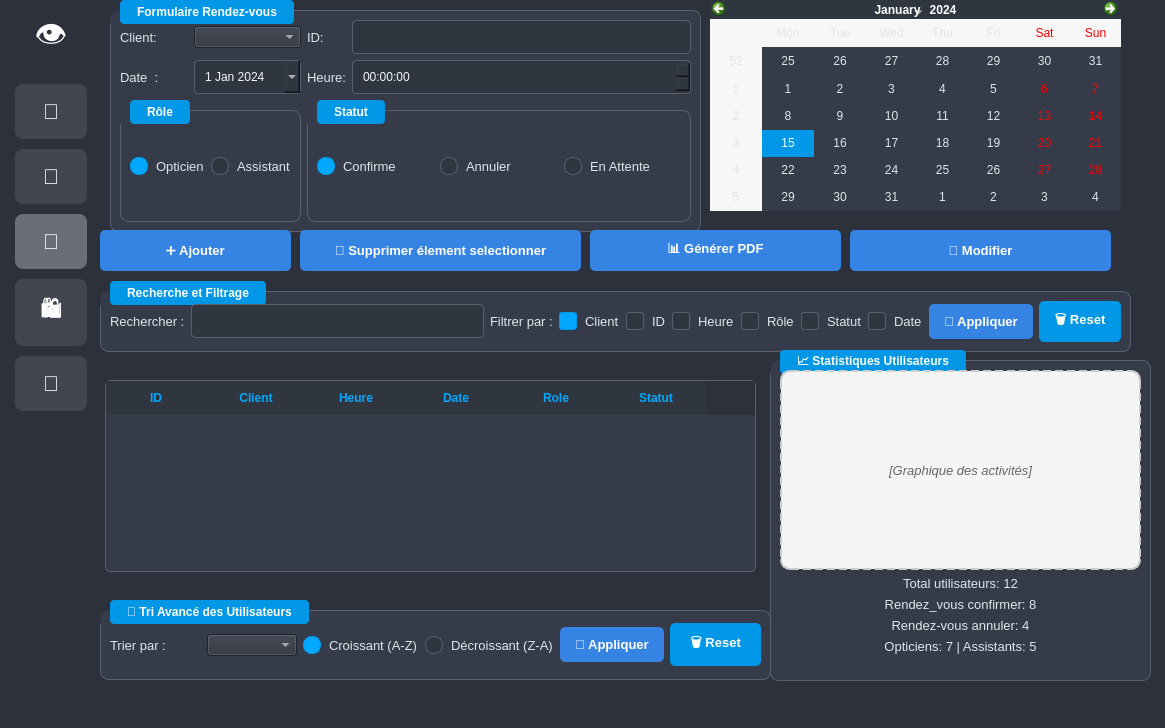
<?xml version="1.0" encoding="UTF-8"?>
<ui version="4.0">
 <class>MainWindow</class>
 <widget class="QMainWindow" name="MainWindow">
  <property name="geometry">
   <rect>
    <x>0</x>
    <y>0</y>
    <width>1165</width>
    <height>728</height>
   </rect>
  </property>
  <property name="windowTitle">
   <string>MainWindow</string>
  </property>
  <property name="styleSheet">
   <string notr="true">QWidget {
    background-color: #2c313c; 
    color: #dfe6e9; 
    font-family: &quot;Segoe UI&quot;, sans-serif;
}

QGroupBox {
    background-color: #353b48; 
    border: 1px solid #57606f;
    border-radius: 8px;
    margin-top: 10px;
    font-weight: bold;
}

QGroupBox::title {
    subcontrol-origin: margin;
    subcontrol-position: top left;
    padding: 5px 15px;
    margin-left: 10px;
    background-color: #0097e6;
    color: #ffffff;
    border-radius: 4px;
    font-size: 11pt;
}

QGroupBox#statsGroupBox {
    border-color: #4cd137; 
}

QGroupBox#statsGroupBox::title {
    background-color: #4cd137; 
}

QLabel {
    color: #dfe6e9;
    font-size: 10pt;
    background-color: transparent;
}

QLineEdit, QDateEdit, QTimeEdit, QDoubleSpinBox, QSpinBox {
    background-color: #2f3640;
    border: 1px solid #57606f;
    border-radius: 4px;
    padding: 8px;
    color: #f5f6fa;
}

QLineEdit:focus, QDateEdit:focus, QTimeEdit:focus, QDoubleSpinBox:focus, QSpinBox:focus {
    border: 1px solid #00a8ff; 
}

QLineEdit:hover, QDateEdit:hover, QTimeEdit:hover, QDoubleSpinBox:hover, QSpinBox:hover {
    border: 1px solid #718093;
}

QPushButton {
    background-color: #0097e6; 
    color: #ffffff;
    border: none;
    border-radius: 5px;
    padding: 10px 15px;
    font-size: 10pt;
    font-weight: bold;
    transition: background-color 0.3s ease; 
}

QPushButton:hover {
    background-color: #00a8ff; 
}

QPushButton:pressed {
    background-color: #0087c9; 
}

QPushButton#boutonAjouter {
    background-color: #4cd137;
}
QPushButton#boutonAjouter:hover {
    background-color: #44bd32; 
}
QPushButton#boutonAjouter:pressed {
    background-color: #3aa12b; 
}

QPushButton#boutonModifier {
    background-color: #f0932b;
}
QPushButton#boutonModifier:hover {
    background-color: #e67e22;
}
QPushButton#boutonModifier:pressed {
    background-color: #d35400;
}

QPushButton#boutonSupprimer {
    background-color: #e84118;
}
QPushButton#boutonSupprimer:hover {
    background-color: #c23616;
}
QPushButton#boutonSupprimer:pressed {
    background-color: #a22b0f;
}

QTableWidget {
    background-color: #353b48;
    border: 1px solid #57606f;
    border-radius: 5px;
    gridline-color: #2f3640;
    color: #dfe6e9;
    alternate-background-color: #3d4451;
}

QTableWidget::item {
    padding: 8px;
    border-bottom: 1px solid #2f3640;
}

QTableWidget::item:selected {
    background-color: #0097e6;
    color: #ffffff;
}

QHeaderView::section {
    background-color: #2f3640;
    color: #00a8ff;
    padding: 8px;
    border: none;
    font-weight: bold;
}

QCalendarWidget QWidget#qt_calendar_navigationbar { background-color: #2f3640; }
QCalendarWidget QToolButton { color: #ffffff; background-color: transparent; border: none; }
QCalendarWidget QToolButton:hover { background-color: #57606f; }
QCalendarWidget QAbstractItemView { background-color: #353b48; selection-background-color: #0097e6; color: #dfe6e9; }

QRadioButton, QCheckBox {
    color: #dfe6e9;
    background-color: transparent;
    spacing: 8px;
    font-size: 10pt;
}

QRadioButton::indicator, QCheckBox::indicator {
    width: 16px; height: 16px;
    border: 1px solid #57606f;
    background-color: #2f3640;
}
QRadioButton::indicator { border-radius: 8px; }
QCheckBox::indicator { border-radius: 3px; }

QRadioButton::indicator:hover, QCheckBox::indicator:hover {
    border-color: #00a8ff;
}

QRadioButton::indicator:checked, QCheckBox::indicator:checked {
    background-color: #00a8ff;
    border: 1px solid #0097e6;
}

QScrollBar:vertical {
    border: none; background: #2f3640; width: 12px;
    margin: 0px; border-radius: 6px;
}
QScrollBar::handle:vertical {
    background: #57606f; min-height: 25px; border-radius: 6px;
}
QScrollBar::handle:vertical:hover { background: #718093; }

QWidget#graphiqueWidget {
    background-color: #f5f6fa;
    border: 2px dashed #57606f;
    border-radius: 10px;
}</string>
  </property>
  <widget class="QWidget" name="centralwidget">
   <widget class="QStackedWidget" name="stackedWidget">
    <property name="geometry">
     <rect>
      <x>10</x>
      <y>0</y>
      <width>1141</width>
      <height>681</height>
     </rect>
    </property>
    <widget class="QWidget" name="page">
     <widget class="QWidget" name="layoutWidget">
      <property name="geometry">
       <rect>
        <x>0</x>
        <y>0</y>
        <width>82</width>
        <height>681</height>
       </rect>
      </property>
      <layout class="QVBoxLayout" name="sidebarLayout_4">
       <item>
        <widget class="QLabel" name="sidebarLogo_4">
         <property name="minimumSize">
          <size>
           <width>0</width>
           <height>60</height>
          </size>
         </property>
         <property name="styleSheet">
          <string notr="true">font-size: 24pt; color: white; padding: 10px;</string>
         </property>
         <property name="text">
          <string>👁️</string>
         </property>
         <property name="alignment">
          <set>Qt::AlignmentFlag::AlignCenter</set>
         </property>
        </widget>
       </item>
       <item>
        <widget class="QPushButton" name="btnUtilisateur_4">
         <property name="toolTip">
          <string>Utilisateurs</string>
         </property>
         <property name="styleSheet">
          <string notr="true">QPushButton {
    background: rgba(255,255,255,0.1); 
    color: white; 
    border: none; 
    border-radius: 8px; 
    padding: 15px 5px; 
    font-size: 16pt;
    margin: 2px 5px;
}
QPushButton:hover { background: rgba(255,255,255,0.2); }</string>
         </property>
         <property name="text">
          <string>👤</string>
         </property>
         <property name="checkable">
          <bool>true</bool>
         </property>
         <property name="checked">
          <bool>true</bool>
         </property>
        </widget>
       </item>
       <item>
        <widget class="QPushButton" name="btnClient_4">
         <property name="toolTip">
          <string>Clients</string>
         </property>
         <property name="styleSheet">
          <string notr="true">
QPushButton {
    background: rgba(255,255,255,0.1); 
    color: white; 
    border: none; 
    border-radius: 8px; 
    padding: 15px 5px; 
    font-size: 16pt;
    margin: 2px 5px;
}
QPushButton:hover { background: rgba(255,255,255,0.2); }
         </string>
         </property>
         <property name="text">
          <string>👥</string>
         </property>
         <property name="checkable">
          <bool>true</bool>
         </property>
        </widget>
       </item>
       <item>
        <widget class="QPushButton" name="btnRendezVous_4">
         <property name="toolTip">
          <string>Rendez-vous</string>
         </property>
         <property name="styleSheet">
          <string notr="true">
QPushButton {
    background: rgba(255,255,255,0.3); 
    color: white; 
    border: none; 
    border-radius: 8px; 
    padding: 15px 5px; 
    font-size: 16pt;
    margin: 2px 5px;
}
QPushButton:hover { background: rgba(255,255,255,0.3); }
QPushButton:pressed { background: rgba(255,255,255,0.4); }
QPushButton:checked { background: rgba(255,255,255,0.5); }</string>
         </property>
         <property name="text">
          <string>📅</string>
         </property>
         <property name="checkable">
          <bool>true</bool>
         </property>
        </widget>
       </item>
       <item>
        <widget class="QPushButton" name="btnProduit_4">
         <property name="toolTip">
          <string>Produits</string>
         </property>
         <property name="styleSheet">
          <string notr="true">
QPushButton {
    background: rgba(255,255,255,0.1); 
    color: white; 
    border: none; 
    border-radius: 8px; 
    padding: 15px 5px; 
    font-size: 16pt;
    margin: 2px 5px;
}
QPushButton:hover { background: rgba(255,255,255,0.2); }
         </string>
         </property>
         <property name="text">
          <string>🛍️</string>
         </property>
         <property name="checkable">
          <bool>true</bool>
         </property>
        </widget>
       </item>
       <item>
        <widget class="QPushButton" name="btnFournisseur_4">
         <property name="toolTip">
          <string>Fournisseurs</string>
         </property>
         <property name="styleSheet">
          <string notr="true">
QPushButton {
    background: rgba(255,255,255,0.1); 
    color: white; 
    border: none; 
    border-radius: 8px; 
    padding: 15px 5px; 
    font-size: 16pt;
    margin: 2px 5px;
}
QPushButton:hover { background: rgba(255,255,255,0.2); }
         </string>
         </property>
         <property name="text">
          <string>🏢</string>
         </property>
         <property name="checkable">
          <bool>true</bool>
         </property>
        </widget>
       </item>
       <item>
        <spacer name="sidebarSpacer_4">
         <property name="orientation">
          <enum>Qt::Orientation::Vertical</enum>
         </property>
         <property name="sizeHint" stdset="0">
          <size>
           <width>20</width>
           <height>40</height>
          </size>
         </property>
        </spacer>
       </item>
      </layout>
     </widget>
     <widget class="QGroupBox" name="formGroupBox_5">
      <property name="geometry">
       <rect>
        <x>100</x>
        <y>0</y>
        <width>591</width>
        <height>232</height>
       </rect>
      </property>
      <property name="minimumSize">
       <size>
        <width>0</width>
        <height>200</height>
       </size>
      </property>
      <property name="title">
       <string>Formulaire Rendez-vous</string>
      </property>
      <layout class="QGridLayout" name="formGridLayout_6">
       <item row="0" column="2">
        <widget class="QLabel" name="labelPrenom_6">
         <property name="text">
          <string>ID:</string>
         </property>
        </widget>
       </item>
       <item row="1" column="2">
        <widget class="QLabel" name="labelMdp_6">
         <property name="text">
          <string>Heure:</string>
         </property>
        </widget>
       </item>
       <item row="1" column="1">
        <widget class="QDateEdit" name="dateEditdate_6">
         <property name="calendarPopup">
          <bool>true</bool>
         </property>
         <property name="date">
          <date>
           <year>2024</year>
           <month>1</month>
           <day>1</day>
          </date>
         </property>
        </widget>
       </item>
       <item row="1" column="0">
        <widget class="QLabel" name="labelDate_6">
         <property name="text">
          <string>Date  :</string>
         </property>
        </widget>
       </item>
       <item row="0" column="0">
        <widget class="QLabel" name="labelSalaire_6">
         <property name="text">
          <string>Client:</string>
         </property>
        </widget>
       </item>
       <item row="0" column="3">
        <widget class="QLineEdit" name="lineEdit"/>
       </item>
       <item row="0" column="1">
        <widget class="QComboBox" name="comboBox"/>
       </item>
       <item row="1" column="3">
        <widget class="QTimeEdit" name="timeEdit"/>
       </item>
       <item row="2" column="0" colspan="2">
        <widget class="QGroupBox" name="roleGroupBox_6">
         <property name="minimumSize">
          <size>
           <width>0</width>
           <height>92</height>
          </size>
         </property>
         <property name="title">
          <string>Rôle</string>
         </property>
         <layout class="QHBoxLayout" name="roleLayout_6">
          <item>
           <widget class="QRadioButton" name="radioOpticien_6">
            <property name="text">
             <string>Opticien</string>
            </property>
            <property name="checked">
             <bool>true</bool>
            </property>
           </widget>
          </item>
          <item>
           <widget class="QRadioButton" name="radioAssistant_6">
            <property name="text">
             <string>Assistant</string>
            </property>
           </widget>
          </item>
         </layout>
        </widget>
       </item>
       <item row="2" column="2" colspan="2">
        <widget class="QGroupBox" name="statusGroupBox_6">
         <property name="minimumSize">
          <size>
           <width>0</width>
           <height>92</height>
          </size>
         </property>
         <property name="title">
          <string>Statut</string>
         </property>
         <layout class="QHBoxLayout" name="statusLayout_6">
          <item>
           <widget class="QRadioButton" name="radioActif_6">
            <property name="text">
             <string>Confirme</string>
            </property>
            <property name="checked">
             <bool>true</bool>
            </property>
           </widget>
          </item>
          <item>
           <widget class="QRadioButton" name="radioInactif_6">
            <property name="text">
             <string>Annuler</string>
            </property>
           </widget>
          </item>
          <item>
           <widget class="QRadioButton" name="radioButton_2">
            <property name="text">
             <string>En Attente</string>
            </property>
           </widget>
          </item>
         </layout>
        </widget>
       </item>
      </layout>
     </widget>
     <widget class="QPushButton" name="btnAjouter_5">
      <property name="geometry">
       <rect>
        <x>90</x>
        <y>230</y>
        <width>191</width>
        <height>41</height>
       </rect>
      </property>
      <property name="minimumSize">
       <size>
        <width>120</width>
        <height>35</height>
       </size>
      </property>
      <property name="styleSheet">
       <string notr="true">background-color:rgb(53, 132, 228);</string>
      </property>
      <property name="text">
       <string>➕ Ajouter</string>
      </property>
     </widget>
     <widget class="QPushButton" name="btnsupprimer_5">
      <property name="geometry">
       <rect>
        <x>290</x>
        <y>230</y>
        <width>281</width>
        <height>41</height>
       </rect>
      </property>
      <property name="minimumSize">
       <size>
        <width>140</width>
        <height>35</height>
       </size>
      </property>
      <property name="styleSheet">
       <string notr="true">background-color:rgb(53, 132, 228);</string>
      </property>
      <property name="text">
       <string>🔄 Supprimer élement selectionner</string>
      </property>
     </widget>
     <widget class="QPushButton" name="btnGenererPDF_5">
      <property name="geometry">
       <rect>
        <x>580</x>
        <y>230</y>
        <width>251</width>
        <height>41</height>
       </rect>
      </property>
      <property name="minimumSize">
       <size>
        <width>120</width>
        <height>35</height>
       </size>
      </property>
      <property name="styleSheet">
       <string notr="true">background-color:rgb(53, 132, 228);</string>
      </property>
      <property name="text">
       <string>📊 Générer PDF</string>
      </property>
     </widget>
     <widget class="QGroupBox" name="searchGroupBox_5">
      <property name="geometry">
       <rect>
        <x>90</x>
        <y>281</y>
        <width>1031</width>
        <height>71</height>
       </rect>
      </property>
      <property name="maximumSize">
       <size>
        <width>16777215</width>
        <height>100</height>
       </size>
      </property>
      <property name="title">
       <string>Recherche et Filtrage</string>
      </property>
      <layout class="QHBoxLayout" name="searchLayout_5">
       <item>
        <widget class="QLabel" name="labelSearch_5">
         <property name="text">
          <string>Rechercher :</string>
         </property>
        </widget>
       </item>
       <item>
        <widget class="QLineEdit" name="lineEdit_recherche"/>
       </item>
       <item>
        <widget class="QLabel" name="labelFilterBy_5">
         <property name="maximumSize">
          <size>
           <width>500</width>
           <height>16777215</height>
          </size>
         </property>
         <property name="text">
          <string>Filtrer par :</string>
         </property>
        </widget>
       </item>
       <item>
        <widget class="QCheckBox" name="checkclient_5">
         <property name="maximumSize">
          <size>
           <width>90</width>
           <height>16777215</height>
          </size>
         </property>
         <property name="text">
          <string>Client</string>
         </property>
         <property name="checked">
          <bool>true</bool>
         </property>
        </widget>
       </item>
       <item>
        <widget class="QCheckBox" name="checkid_5">
         <property name="maximumSize">
          <size>
           <width>90</width>
           <height>16777215</height>
          </size>
         </property>
         <property name="text">
          <string>ID</string>
         </property>
         <property name="checked">
          <bool>false</bool>
         </property>
        </widget>
       </item>
       <item>
        <widget class="QCheckBox" name="checkheure_5">
         <property name="maximumSize">
          <size>
           <width>90</width>
           <height>16777215</height>
          </size>
         </property>
         <property name="text">
          <string>Heure</string>
         </property>
        </widget>
       </item>
       <item>
        <widget class="QCheckBox" name="checkRole_5">
         <property name="maximumSize">
          <size>
           <width>90</width>
           <height>16777215</height>
          </size>
         </property>
         <property name="text">
          <string>Rôle</string>
         </property>
        </widget>
       </item>
       <item>
        <widget class="QCheckBox" name="checkstatut_5">
         <property name="text">
          <string>Statut</string>
         </property>
        </widget>
       </item>
       <item>
        <widget class="QCheckBox" name="checkdate_5">
         <property name="text">
          <string>Date</string>
         </property>
        </widget>
       </item>
       <item>
        <widget class="QPushButton" name="btn_appliquer_recherche_2">
         <property name="styleSheet">
          <string notr="true">background-color:rgb(53, 132, 228);</string>
         </property>
         <property name="text">
          <string>🔄 Appliquer</string>
         </property>
        </widget>
       </item>
       <item>
        <widget class="QPushButton" name="btnResetrech_6">
         <property name="text">
          <string>🗑️ Reset</string>
         </property>
        </widget>
       </item>
      </layout>
     </widget>
     <widget class="QCalendarWidget" name="calendarWidget">
      <property name="geometry">
       <rect>
        <x>700</x>
        <y>0</y>
        <width>411</width>
        <height>211</height>
       </rect>
      </property>
     </widget>
     <widget class="QGroupBox" name="statsGroupBox_5">
      <property name="geometry">
       <rect>
        <x>760</x>
        <y>350</y>
        <width>381</width>
        <height>331</height>
       </rect>
      </property>
      <property name="minimumSize">
       <size>
        <width>300</width>
        <height>0</height>
       </size>
      </property>
      <property name="maximumSize">
       <size>
        <width>9100</width>
        <height>16777215</height>
       </size>
      </property>
      <property name="title">
       <string>📈 Statistiques Utilisateurs</string>
      </property>
      <layout class="QVBoxLayout" name="statsLayout_5">
       <item>
        <widget class="QLabel" name="labelChartPlaceholder_5">
         <property name="minimumSize">
          <size>
           <width>0</width>
           <height>200</height>
          </size>
         </property>
         <property name="styleSheet">
          <string notr="true">background: #f5f5f5; border: 2px dashed #ccc; border-radius: 10px; color: #666; font-style: italic;</string>
         </property>
         <property name="text">
          <string>[Graphique des activités]</string>
         </property>
         <property name="alignment">
          <set>Qt::AlignmentFlag::AlignCenter</set>
         </property>
        </widget>
       </item>
       <item>
        <widget class="QLabel" name="labelTotalUsers_5">
         <property name="text">
          <string>Total utilisateurs: 12</string>
         </property>
         <property name="alignment">
          <set>Qt::AlignmentFlag::AlignCenter</set>
         </property>
        </widget>
       </item>
       <item>
        <widget class="QLabel" name="labelActiveUsers_5">
         <property name="text">
          <string>Rendez_vous confirmer: 8</string>
         </property>
         <property name="alignment">
          <set>Qt::AlignmentFlag::AlignCenter</set>
         </property>
        </widget>
       </item>
       <item>
        <widget class="QLabel" name="labelInactiveUsers_5">
         <property name="text">
          <string>Rendez-vous annuler: 4</string>
         </property>
         <property name="alignment">
          <set>Qt::AlignmentFlag::AlignCenter</set>
         </property>
        </widget>
       </item>
       <item>
        <widget class="QLabel" name="labelRoleDistribution_5">
         <property name="text">
          <string>Opticiens: 7 | Assistants: 5</string>
         </property>
         <property name="alignment">
          <set>Qt::AlignmentFlag::AlignCenter</set>
         </property>
        </widget>
       </item>
       <item>
        <spacer name="statsSpacer_5">
         <property name="orientation">
          <enum>Qt::Orientation::Vertical</enum>
         </property>
         <property name="sizeHint" stdset="0">
          <size>
           <width>20</width>
           <height>40</height>
          </size>
         </property>
        </spacer>
       </item>
      </layout>
     </widget>
     <widget class="QGroupBox" name="sortGroupBox_5">
      <property name="geometry">
       <rect>
        <x>90</x>
        <y>600</y>
        <width>671</width>
        <height>80</height>
       </rect>
      </property>
      <property name="maximumSize">
       <size>
        <width>16777215</width>
        <height>104</height>
       </size>
      </property>
      <property name="title">
       <string>🔽 Tri Avancé des Utilisateurs</string>
      </property>
      <layout class="QHBoxLayout" name="sortLayout_5">
       <item>
        <widget class="QLabel" name="labelSortBy_5">
         <property name="text">
          <string>Trier par :</string>
         </property>
        </widget>
       </item>
       <item>
        <widget class="QComboBox" name="comboBox_tri"/>
       </item>
       <item>
        <widget class="QRadioButton" name="radioSortAsc_5">
         <property name="text">
          <string>Croissant (A-Z)</string>
         </property>
         <property name="checked">
          <bool>true</bool>
         </property>
        </widget>
       </item>
       <item>
        <widget class="QRadioButton" name="radioSortDesc_5">
         <property name="text">
          <string>Décroissant (Z-A)</string>
         </property>
        </widget>
       </item>
       <item>
        <widget class="QPushButton" name="btn_appliquer_tri">
         <property name="styleSheet">
          <string notr="true">background-color:rgb(53, 132, 228);</string>
         </property>
         <property name="text">
          <string>🔄 Appliquer</string>
         </property>
        </widget>
       </item>
       <item>
        <widget class="QPushButton" name="btnResetSort_5">
         <property name="text">
          <string>🗑️ Reset</string>
         </property>
        </widget>
       </item>
      </layout>
     </widget>
     <widget class="QPushButton" name="btnReinitMdp_6">
      <property name="geometry">
       <rect>
        <x>840</x>
        <y>230</y>
        <width>261</width>
        <height>41</height>
       </rect>
      </property>
      <property name="minimumSize">
       <size>
        <width>140</width>
        <height>35</height>
       </size>
      </property>
      <property name="styleSheet">
       <string notr="true">background-color:rgb(53, 132, 228);</string>
      </property>
      <property name="text">
       <string>🔄 Modifier</string>
      </property>
     </widget>
     <widget class="QTableWidget" name="tableWidgetUsers_5">
      <property name="geometry">
       <rect>
        <x>95</x>
        <y>380</y>
        <width>651</width>
        <height>192</height>
       </rect>
      </property>
      <column>
       <property name="text">
        <string>ID</string>
       </property>
      </column>
      <column>
       <property name="text">
        <string>Client</string>
       </property>
      </column>
      <column>
       <property name="text">
        <string>Heure</string>
       </property>
      </column>
      <column>
       <property name="text">
        <string>Date</string>
       </property>
      </column>
      <column>
       <property name="text">
        <string>Role</string>
       </property>
      </column>
      <column>
       <property name="text">
        <string>Statut</string>
       </property>
      </column>
     </widget>
    </widget>
    <widget class="QWidget" name="page_2"/>
   </widget>
  </widget>
  <widget class="QMenuBar" name="menubar">
   <property name="geometry">
    <rect>
     <x>0</x>
     <y>0</y>
     <width>1165</width>
     <height>21</height>
    </rect>
   </property>
  </widget>
  <widget class="QStatusBar" name="statusbar"/>
 </widget>
 <resources/>
 <connections/>
</ui>
